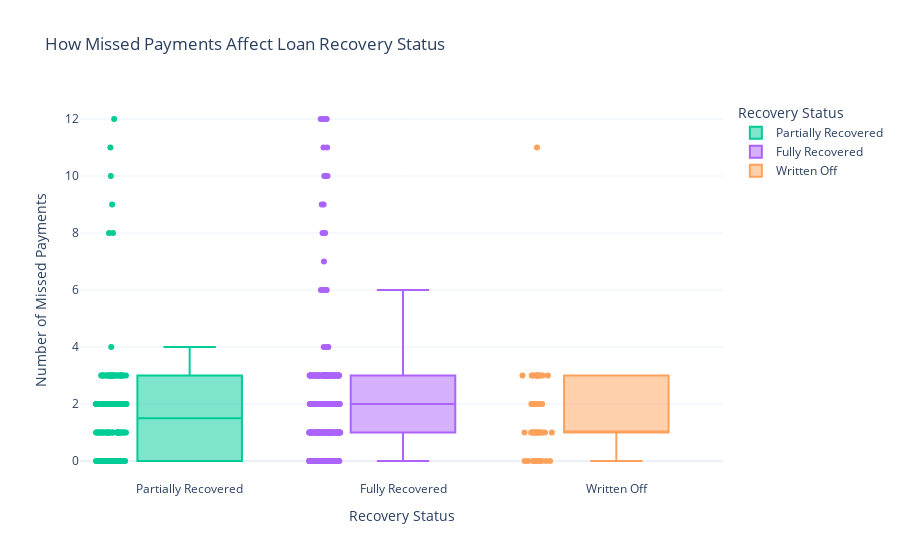

The code cell stored with this chart in its notebook:
### Code cell
fig = px.box(df, x="Recovery_Status", y="Num_Missed_Payments",
             title="How Missed Payments Affect Loan Recovery Status",
             labels={"Recovery_Status": "Recovery Status", "Num_Missed_Payments": "Number of Missed Payments"},
             color="Recovery_Status",
             color_discrete_map={"Recovered": "green", "Not Recovered": "red"},
             points="all")

fig.update_layout(
    xaxis_title="Recovery Status",
    yaxis_title="Number of Missed Payments",
    template="plotly_white"
)

fig.show()

### Figure 1 — Plotly figure (JSON) as saved in the notebook; plotly's stock layout.template omitted (floating-point values rounded to 4 significant figures; data arrays with more than 128 entries replaced by an {"elided": "..."} marker saying what was removed)
{"data": [{"alignmentgroup": "True", "boxpoints": "all", "hovertemplate": "Recovery Status=%{x}<br>Number of Missed Payments=%{y}<extra></extra>", "legendgroup": "Partially Recovered", "marker": {"color": "#00cc96"}, "name": "Partially Recovered", "notched": false, "offsetgroup": "Partially Recovered", "orientation": "v", "showlegend": true, "type": "box", "x": {"elided": "154 str values"}, "x0": " ", "xaxis": "x", "y": {"elided": "154 int values"}, "y0": " ", "yaxis": "y"}, {"alignmentgroup": "True", "boxpoints": "all", "hovertemplate": "Recovery Status=%{x}<br>Number of Missed Payments=%{y}<extra></extra>", "legendgroup": "Fully Recovered", "marker": {"color": "#ab63fa"}, "name": "Fully Recovered", "notched": false, "offsetgroup": "Fully Recovered", "orientation": "v", "showlegend": true, "type": "box", "x": {"elided": "296 str values"}, "x0": " ", "xaxis": "x", "y": {"elided": "296 int values"}, "y0": " ", "yaxis": "y"}, {"alignmentgroup": "True", "boxpoints": "all", "hovertemplate": "Recovery Status=%{x}<br>Number of Missed Payments=%{y}<extra></extra>", "legendgroup": "Written Off", "marker": {"color": "#FFA15A"}, "name": "Written Off", "notched": false, "offsetgroup": "Written Off", "orientation": "v", "showlegend": true, "type": "box", "x": ["Written Off", "Written Off", "Written Off", "Written Off", "Written Off", "Written Off", "Written Off", "Written Off", "Written Off", "Written Off", "Written Off", "Written Off", "Written Off", "Written Off", "Written Off", "Written Off", "Written Off", "Written Off", "Written Off", "Written Off", "Written Off", "Written Off", "Written Off", "Written Off", "Written Off", "Written Off", "Written Off", "Written Off", "Written Off", "Written Off", "Written Off", "Written Off", "Written Off", "Written Off", "Written Off", "Written Off", "Written Off", "Written Off", "Written Off", "Written Off", "Written Off", "Written Off", "Written Off", "Written Off", "Written Off", "Written Off", "Written Off", "Written Off", "Written Off", "Written Off"], "x0": " ", "xaxis": "x", "y": [1, 0, 3, 1, 0, 3, 3, 1, 1, 0, 1, 0, 3, 3, 0, 3, 0, 3, 3, 3, 1, 1, 2, 11, 2, 1, 0, 2, 1, 2, 2, 0, 3, 1, 1, 1, 3, 0, 2, 1, 3, 2, 3, 2, 1, 0, 1, 1, 3, 1], "y0": " ", "yaxis": "y"}], "layout": {"autosize": true, "boxmode": "overlay", "legend": {"title": {"text": "Recovery Status"}, "tracegroupgap": 0}, "title": {"text": "How Missed Payments Affect Loan Recovery Status"}, "xaxis": {"anchor": "y", "autorange": true, "categoryarray": ["Partially Recovered", "Fully Recovered", "Written Off"], "categoryorder": "array", "domain": [0, 1], "range": [-0.5206, 2.5], "title": {"text": "Recovery Status"}, "type": "category"}, "yaxis": {"anchor": "x", "autorange": true, "domain": [0, 1], "range": [-0.6667, 12.67], "title": {"text": "Number of Missed Payments"}, "type": "linear"}}}
